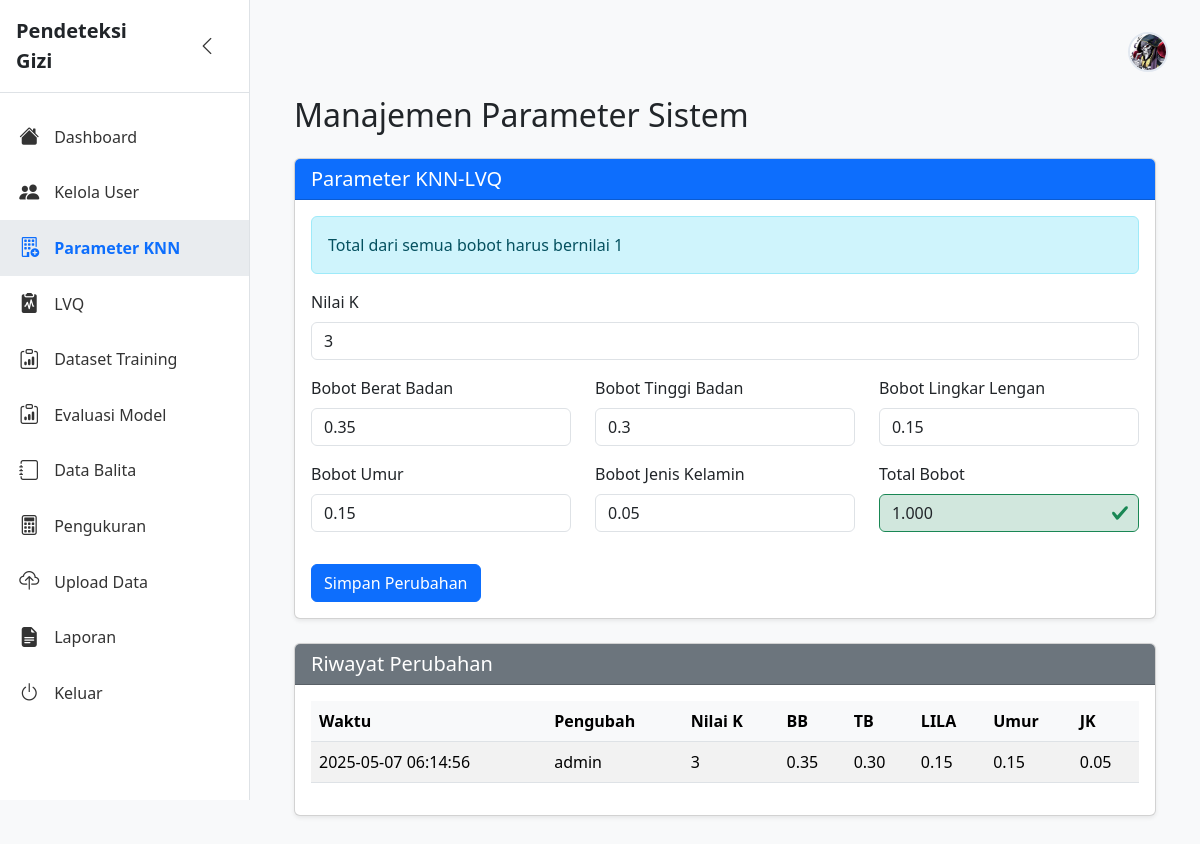
Screenshot of /parameter (signed in) with the database file from the repository.
### tables this page shows
CREATE TABLE parameter_knn (
            id INTEGER PRIMARY KEY AUTOINCREMENT,
            nilai_k INTEGER NOT NULL CHECK (nilai_k > 0),
            bobot_berat REAL NOT NULL CHECK (bobot_berat >= 0 AND bobot_berat <= 1),
            bobot_tinggi REAL NOT NULL CHECK (bobot_tinggi >= 0 AND bobot_tinggi <= 1),
            bobot_lila REAL NOT NULL CHECK (bobot_lila >= 0 AND bobot_lila <= 1),
            bobot_umur REAL NOT NULL CHECK (bobot_umur >= 0 AND bobot_umur <= 1),
            bobot_jk REAL NOT NULL CHECK (bobot_jk >= 0 AND bobot_jk <= 1),
            created_at TIMESTAMP DEFAULT CURRENT_TIMESTAMP,
            CONSTRAINT bobot_valid CHECK (
            ABS((bobot_berat + bobot_tinggi + bobot_lila + bobot_umur + bobot_jk) - 1.0) < 0.0001
            )
        );

CREATE TABLE parameter_history (
            id INTEGER PRIMARY KEY AUTOINCREMENT,
            parameter_id INTEGER NOT NULL,
            changed_by INTEGER NOT NULL,
            nilai_k INTEGER NOT NULL,
            bobot_berat REAL NOT NULL,
            bobot_tinggi REAL NOT NULL,
            bobot_lila REAL NOT NULL,
            bobot_umur REAL NOT NULL,
            bobot_jk REAL NOT NULL,
            changed_at TIMESTAMP DEFAULT CURRENT_TIMESTAMP,
            FOREIGN KEY (parameter_id) REFERENCES parameter_knn (id),
            FOREIGN KEY (changed_by) REFERENCES users (id)
        );

CREATE TABLE users (
            id INTEGER PRIMARY KEY AUTOINCREMENT,
            username TEXT UNIQUE NOT NULL,
            password TEXT NOT NULL,
            nama_lengkap TEXT NOT NULL,
            role TEXT NOT NULL CHECK (role IN ('admin', 'user')),
            created_at TIMESTAMP DEFAULT CURRENT_TIMESTAMP
        , alamat TEXT, tempat_lahir TEXT, tanggal_lahir DATE, pendidikan TEXT, email TEXT, photo TEXT);

### app.py (the view, shortened to what this page needs)
@app.route('/parameter', methods=['GET', 'POST'])
@login_required
def parameter():
    conn = get_db()
    params = conn.execute('SELECT * FROM parameter_knn ORDER BY created_at DESC LIMIT 1').fetchone()
    history = None
    if params:
        history = conn.execute('''
            SELECT ph.*, u.username as pengubah
            FROM parameter_history ph
            JOIN users u ON ph.changed_by = u.id
            ORDER BY changed_at DESC LIMIT 10
        ''').fetchall()
    conn.close()
    return render_template('admin/parameter.html', params=params, history=history)

### app.py (called while the page is built)
def get_db():
    conn = sqlite3.connect(app.config['DATABASE'])
    conn.row_factory = sqlite3.Row
    conn.execute("PRAGMA foreign_keys = ON")
    return conn

def login_required(f):
    @wraps(f)
    def decorated(*args, **kwargs):
        if 'user_id' not in session:
            flash('Silakan login terlebih dahulu', 'danger')
            return redirect(url_for('login'))
        return f(*args, **kwargs)
    return decorated

### templates/admin/parameter.html (shortened to what this page needs)
{% extends "base.html" %}
{% block content %}
<div class="container mt-4">
    <h2 class="mb-4">Manajemen Parameter Sistem</h2>
    <div class="card shadow-sm mb-4">
        <div class="card-header bg-primary text-white">
            <h5 class="card-title mb-0">Parameter KNN-LVQ</h5>
        </div>
        <div class="card-body">
            <form method="POST" action="{{ url_for('parameter') }}" id="parameterForm">
                <div class="alert alert-info">
                     Total dari semua bobot harus bernilai 1
                </div>
                <div class="row">
                    <div class="col-md-12 mb-3">
                        <label for="nilai_k" class="form-label">Nilai K</label>
                        <input type="number" class="form-control" id="nilai_k" name="nilai_k"
                               value="{{ params.nilai_k if params else '' }}" min="1" required>
                    </div>
                </div>
                <div class="row">
                    <div class="col-md-4 mb-3">
                        <label for="bobot_bb" class="form-label">Bobot Berat Badan</label>
                        <input type="number" class="form-control bobot" id="bobot_bb" name="bobot_bb"
                               value="{{ params.bobot_berat if params else '' }}"
                               step="0.01" min="0" max="1" required>
                    </div>
                    <div class="col-md-4 mb-3">
                        <label for="bobot_tb" class="form-label">Bobot Tinggi Badan</label>
                        <input type="number" class="form-control bobot" id="bobot_tb" name="bobot_tb"
                               value="{{ params.bobot_tinggi if params else '' }}"
                               step="0.01" min="0" max="1" required>
                    </div>
                    <div class="col-md-4 mb-3">
                        <label for="bobot_ll" class="form-label">Bobot Lingkar Lengan</label>
                        <input type="number" class="form-control bobot" id="bobot_ll" name="bobot_ll"
                               value="{{ params.bobot_lila if params else '' }}"
                               step="0.01" min="0" max="1" required>
                    </div>
                </div>
                <div class="row">
                    <div class="col-md-4 mb-3">
                        <label for="bobot_umur" class="form-label">Bobot Umur</label>
                        <input type="number" class="form-control bobot" id="bobot_umur" name="bobot_umur"
                               value="{{ params.bobot_umur if params else '' }}"
                               step="0.01" min="0" max="1" required>
                    </div>
                    <div class="col-md-4 mb-3">
                        <label for="bobot_jk" class="form-label">Bobot Jenis Kelamin</label>
                        <input type="number" class="form-control bobot" id="bobot_jk" name="bobot_jk"
                               value="{{ params.bobot_jk if params else '' }}"
                               step="0.01" min="0" max="1" required>
                    </div>
                    <div class="col-md-4 mb-3">
                        <label for="total_bobot" class="form-label">Total Bobot</label>
                        <input type="number" class="form-control" id="total_bobot" readonly
                               value="0">
                    </div>
                </div>
                <div class="mt-3">
                    <button type="submit" class="btn btn-primary" id="submitBtn">Simpan Perubahan</button>
                </div>
            </form>
        </div>
    </div>
    <div class="card shadow-sm">
        <div class="card-header bg-secondary text-white">
            <h5 class="card-title mb-0">Riwayat Perubahan</h5>
        </div>
        <div class="card-body">
            <div class="table-responsive">
                <table class="table table-striped table-hover">
                    <thead>
                        <tr>
                            <th>Waktu</th>
                            <th>Pengubah</th>
                            <th>Nilai K</th>
                            <th>BB</th>
                            <th>TB</th>
                            <th>LILA</th>
                            <th>Umur</th>
                            <th>JK</th>
                        </tr>
                    </thead>
                    <tbody>
                        {% for item in history %}
                        <tr>
                            <td>{{ item.changed_at }}</td>
                            <td>{{ item.pengubah }}</td>
                            <td>{{ item.nilai_k }}</td>
                            <td>{{ "%.2f"|format(item.bobot_berat) }}</td>
                            <td>{{ "%.2f"|format(item.bobot_tinggi) }}</td>
                            <td>{{ "%.2f"|format(item.bobot_lila) }}</td>
                            <td>{{ "%.2f"|format(item.bobot_umur) }}</td>
                            <td>{{ "%.2f"|format(item.bobot_jk) }}</td>
                        </tr>
                        {% endfor %}
                    </tbody>
                </table>
            </div>
        </div>
    </div>
</div>
{% endblock %}

### templates/base.html (style rules this page uses)
body { background: #f8f9fa; }

### templates/admin/parameter.html (style rules this page uses)
.form-label { font-weight: 500; }
.card { margin-bottom: 2rem; }
.table th { background-color: #f8f9fa; }
.is-valid { border-color: #198754; background-color: #d1e7dd !important; }

### rows the page displays
parameter_knn: nilai_k "3", bobot_bb "0.35", bobot_tb "0.3", bobot_ll "0.15", bobot_umur "0.15", bobot_jk "0.05"
parameter_history: changed_at "2025-05-07 06:14:56", pengubah "admin", nilai_k "3", bobot_berat "0.35", bobot_tinggi "0.30", bobot_lila "0.15", bobot_umur "0.15", bobot_jk "0.05"
